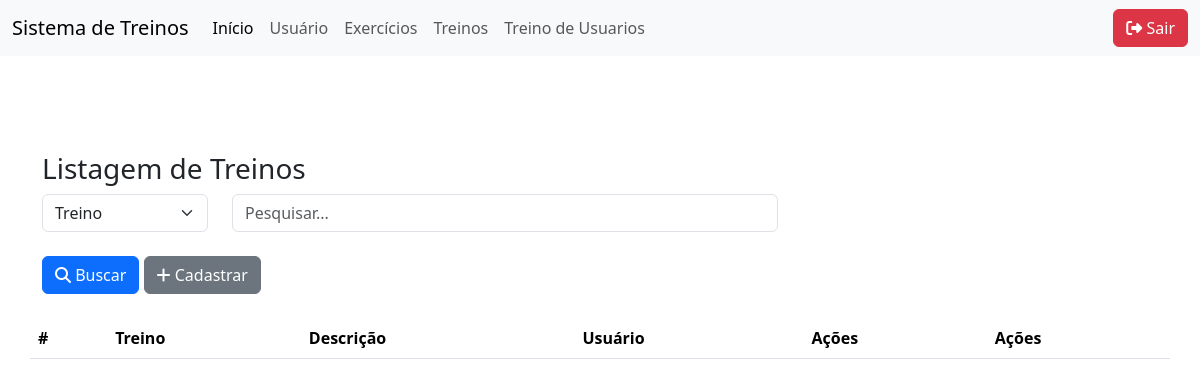
The app's page /treino/TreinoList.php, older data.
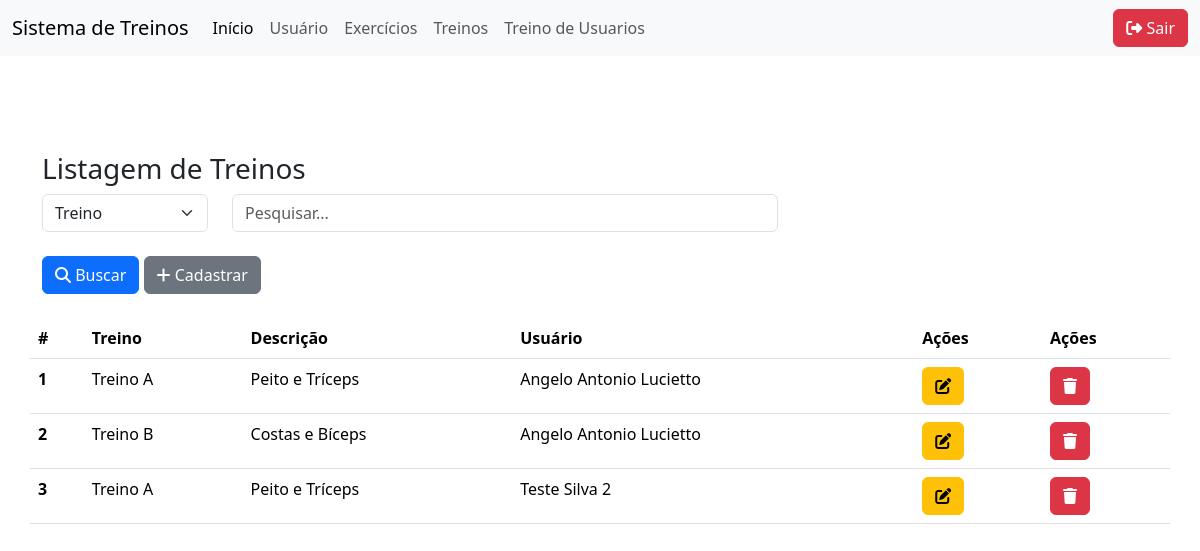
The same page, newer data.
### tables this page shows
CREATE TABLE IF NOT EXISTS `treino` (
  `id` int NOT NULL AUTO_INCREMENT,
  `nome` varchar(100) DEFAULT NULL,
  `descricao` text,
  `usuario_id` int unsigned DEFAULT NULL,
  PRIMARY KEY (`id`)
);

CREATE TABLE IF NOT EXISTS `usuario` (
  `id` int NOT NULL AUTO_INCREMENT,
  `nome` varchar(100) DEFAULT NULL,
  `senha` varchar(150) NOT NULL DEFAULT '0',
  `cpf` varchar(50) DEFAULT NULL,
  `telefone` varchar(50) DEFAULT NULL,
  `email` varchar(50) DEFAULT NULL,
  `cargo` enum('aluno','professor') DEFAULT NULL,
  PRIMARY KEY (`id`)
);

### db.class.php (called while the page is built, shortened)
<?php
class db {
    private $host = "localhost";
    private $user = "root";
    private $password = "";
    private $dbname ="bancotrabalhopweb1";
    private $table_name;
    public function __construct($table_name){
        $this->table_name = $table_name;
        return $this->conn();
    }
    function conn(){
        try{
            $conn = new PDO(
                "mysql:host=$this->host;dbname=$this->dbname",
                $this->user,
                $this->password,
                [
                    PDO::ATTR_ERRMODE,
                    PDO::ERRMODE_EXCEPTION,
                    PDO::MYSQL_ATTR_INIT_COMMAND =>"SET NAMES utf8"
                ]
            );
            return $conn;
        } catch(PDOException $e){
            echo "Erro: ". $e->getMessage();
        }
    }
    public function all(){
        $conn = $this->conn();
        $sql = "SELECT * FROM $this->table_name";
        $st = $conn->prepare( $sql);
        $st->execute();
        return $st->fetchAll(PDO::FETCH_CLASS);
    }
    public function find($id){
        $conn = $this->conn();
        $sql = "SELECT * FROM $this->table_name WHERE id = ?";
        $st = $conn->prepare( $sql);
        $st->execute([$id]);
        return $st->fetchObject();
    }
}

### treino/TreinoList.php (the view, shortened to what this page needs)
<?php
    include "../db.class.php";
    include_once "../header.php";
    $db = new db('treino');
    if (!empty($_POST)) {
        $dados = $db->search($_POST);
    } else {
        $dados = $db->all();
    }
?>
<body>
    <div class="container mt-5">
        <div class="row">
            <h3>Listagem de Treinos</h3>
            <form action="./TreinoList.php" method="post">
                <div class="row">
                    <div class="col-md-2">
                        <select name="tipo" class="form-select">
                            <option value="nome">Treino</option>
                        </select>
                    </div>
                    <div class="col-md-6">
                        <input type="text" name="valor" placeholder="Pesquisar..." class="form-control">
                    </div>
                </div>
                <div class="row">
                    <div class="col mt-4">
                        <button type="submit" class="btn btn-primary"><i class="fa-solid fa-magnifying-glass"></i> Buscar</button>
                        <a href="./TreinoForm.php" class="btn btn-secondary"><i class="fa-solid fa-plus"></i> Cadastrar</a>
                    </div>
                </div>
            </form>
        </div>
        <div class="row mt-4">
            <table class="table table-hover">
                <thead>
                    <tr>
                        <th>#</th>
                        <th>Treino</th>
                        <th>Descrição</th>
                        <th>Usuário</th>
                        <th>Ações</th>
                        <th>Ações</th>
                    </tr>
                </thead>
                <tbody>
                    <?php
                        $dbUsuario = new db('usuario');
                        foreach ($dados as $item) {
                            $usuario = $dbUsuario->find($item->usuario_id);
                            $nomeUsuario = $usuario ? $usuario->nome : 'Usuário não encontrado';
                            echo "
                            <tr>
                                <th scope='row'>{$item->id}</th>
                                <td>{$item->nome}</td>
                                <td>{$item->descricao}</td>
                                <td>{$nomeUsuario}</td>
                                <td><a class='btn btn-warning' title='Editar' href='./TreinoForm.php?id={$item->id}'><i class='fa-solid fa-pen-to-square'></i></a></td>
                                <td>
                                    <a class='btn btn-danger' title='Excluir'
                                        onclick='return confirm(\"Deseja excluir este treino?\")'
                                        href='./TreinoList.php?id={$item->id}'><i class='fa-solid fa-trash'></i></a>
                                </td>
                            </tr>
                            ";
                        }
                    ?>
                </tbody>
            </table>
        </div>
    </div>
<?php include_once "../footer.php"; ?>

### header.php (shortened to what this page needs)
<!DOCTYPE html>
<html lang="pt">
    <head>
        <link href="https://cdn.jsdelivr.net/npm/bootstrap@5.3.6/dist/css/bootstrap.min.css" rel="stylesheet"
>
        <link rel="stylesheet" href="https://cdnjs.cloudflare.com/ajax/libs/font-awesome/6.7.2/css/all.min.css" />
    </head>
    <body>
        <nav class="navbar navbar-expand-lg bg-body-tertiary">
  <div class="container-fluid">
    <a class="navbar-brand">Sistema de Treinos</a>
    <div class="collapse navbar-collapse" id="navbarNav">
      <ul class="navbar-nav">
        <li class="nav-item">
          <a class="nav-link active" aria-current="page" href="../index.php">Início</a>
        </li>
        <li class="nav-item">
          <a class="nav-link" href="../usuario/UsuarioList.php">Usuário</a>
        </li>
        <li class="nav-item">
          <a class="nav-link" href="../exercicios/ExercicioList.php">Exercícios</a>
        </li>
        <li class="nav-item">
          <a class="nav-link" href="../treino/TreinoList.php">Treinos</a>
        </li>
        <li class="nav-item">
          <a class="nav-link" href="../treino_usuario/TreinoUsuarioList.php">Treino de Usuarios</a>
        </li>
      </ul>
    </div>
    <a href="../index.php?logout=true" style="float: right;" class="btn btn-danger"><i class="fa-solid fa-right-from-bracket"></i> Sair</a>
  </div>
</nav>
        <div class="container mt-5">
            <div class="row">

### footer.php (shortened to what this page needs)
            </div>
        </div>
    </body>
</html>

Row changes from the older to the newer data that the page shows:
added treino: id "1", nome "Treino A", descricao "Peito e Tríceps", usuario.nome "Angelo Antonio Lucietto"
added treino: id "2", nome "Treino B", descricao "Costas e Bíceps", usuario.nome "Angelo Antonio Lucietto"
added treino: id "3", nome "Treino A", descricao "Peito e Tríceps", usuario.nome "Teste Silva 2"
